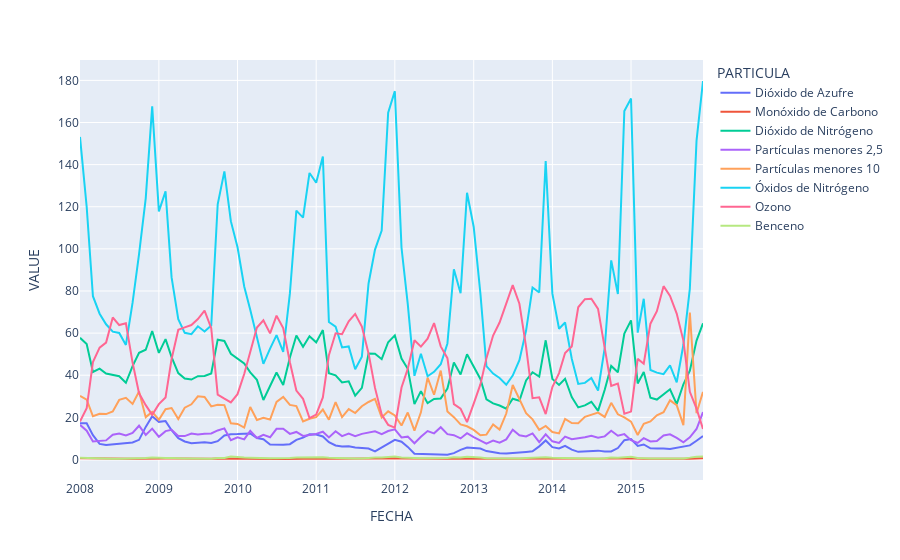

The notebook cell saved with this chart:
### Code cell
px.line(df_fin,x='FECHA', y='VALUE', color='PARTICULA')
